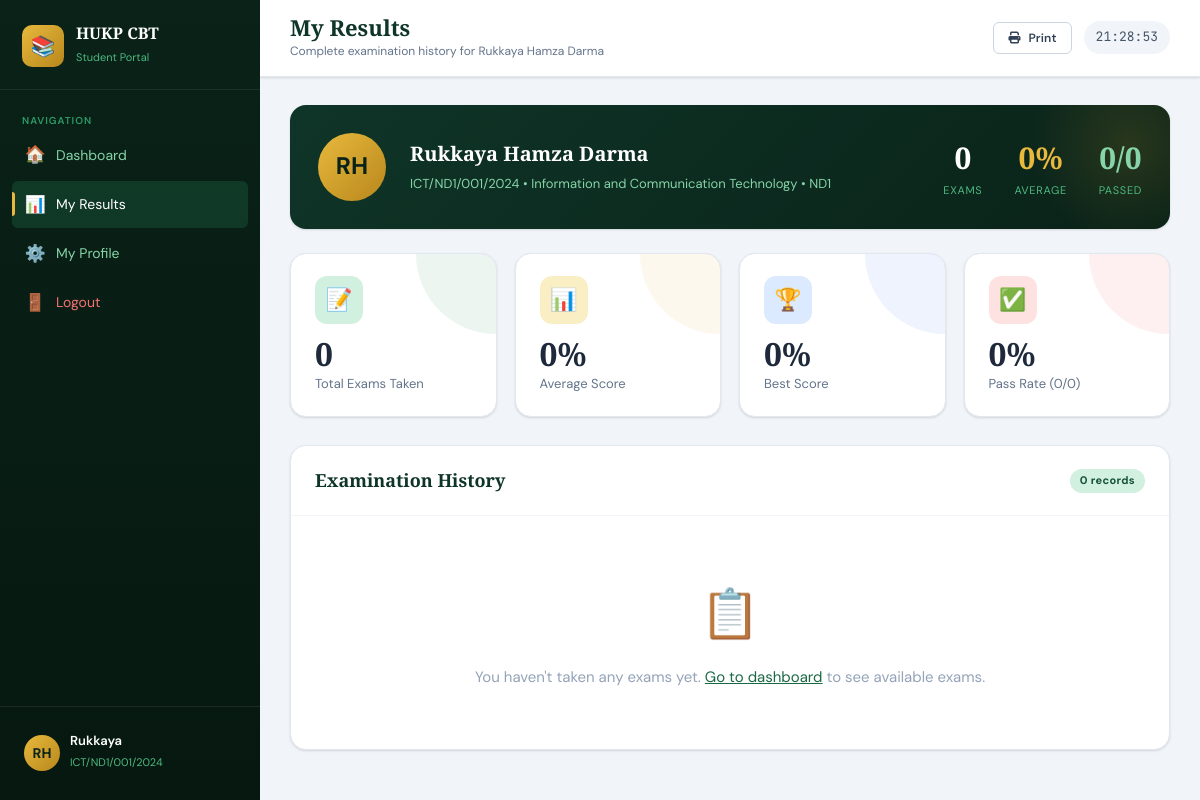
Page /student/my_results.php (signed in) on the committed database.
### tables this page shows
CREATE TABLE students (
    id INT AUTO_INCREMENT PRIMARY KEY,
    reg_number VARCHAR(30) NOT NULL UNIQUE,
    full_name VARCHAR(150) NOT NULL,
    email VARCHAR(150) NOT NULL UNIQUE,
    password VARCHAR(255) NOT NULL,
    department_id INT NOT NULL,
    level ENUM('ND1','ND2','HND1','HND2') DEFAULT 'ND1',
    gender ENUM('Male','Female') DEFAULT 'Male',
    phone VARCHAR(20),
    passport VARCHAR(255) DEFAULT NULL,
    is_active TINYINT(1) DEFAULT 1,
    last_login DATETIME NULL,
    created_at TIMESTAMP DEFAULT CURRENT_TIMESTAMP,
    FOREIGN KEY (department_id) REFERENCES departments(id) ON DELETE CASCADE
);

CREATE TABLE departments (
    id INT AUTO_INCREMENT PRIMARY KEY,
    name VARCHAR(150) NOT NULL,
    code VARCHAR(20) NOT NULL UNIQUE,
    created_at TIMESTAMP DEFAULT CURRENT_TIMESTAMP
);

### includes/config.php (called while the page is built, shortened)
<?php
function sanitize(string $input): string {
    return htmlspecialchars(trim($input), ENT_QUOTES, 'UTF-8');
}

### student/my_results.php (the view, shortened to what this page needs)
<?php
require_once '../includes/config.php';
$db = getDB();
$studentId = $_SESSION['student_id'];
$student   = $db->prepare("SELECT s.*, d.name AS dept_name FROM students s JOIN departments d ON s.department_id=d.id WHERE s.id=?");
$student->execute([$studentId]);
$student = $student->fetch();
$results = $db->prepare("
    SELECT r.*, es.submitted_at, es.started_at,
           e.exam_title, e.duration_minutes, e.pass_score,
           c.course_code, c.course_title
    FROM results r
    JOIN exam_sessions es ON r.session_id = es.id
    JOIN exams e ON r.exam_id = e.id
    JOIN courses c ON e.course_id = c.id
    WHERE r.student_id = ?
    ORDER BY es.submitted_at DESC
");
$results->execute([$studentId]);
$results = $results->fetchAll();
$totalExams  = count($results);
$passed      = count(array_filter($results, fn($r) => $r['status'] === 'pass'));
$avgScore    = $totalExams ? round(array_sum(array_column($results,'percentage')) / $totalExams, 1) : 0;
$bestScore   = $totalExams ? max(array_column($results,'percentage')) : 0;
$initials = strtoupper(implode('', array_map(fn($w)=>$w[0], array_slice(explode(' ', $student['full_name']),0,2))));
?>
<!DOCTYPE html>
<html lang="en">
<head>
<link rel="stylesheet" href="../css/style.css">
<link rel="stylesheet" href="https://cdnjs.cloudflare.com/ajax/libs/font-awesome/6.5.0/css/all.min.css">
</head>
<body>
<div class="dashboard-layout">
<aside class="sidebar">
  <div class="sidebar-header">
    <div class="sidebar-logo">📚</div>
    <div class="sidebar-brand"><h2>HUKP CBT</h2><span>Student Portal</span></div>
  </div>
  <nav class="sidebar-nav">
    <span class="nav-section-label">Navigation</span>
    <a href="dashboard.php" class="nav-item"><span class="nav-icon">🏠</span> Dashboard</a>
    <a href="my_results.php" class="nav-item active"><span class="nav-icon">📊</span> My Results</a>
    <a href="profile.php" class="nav-item"><span class="nav-icon">⚙️</span> My Profile</a>
    <a href="logout.php" class="nav-item" style="color:#f87171"><span class="nav-icon">🚪</span> Logout</a>
  </nav>
  <div class="sidebar-footer">
    <div class="sidebar-user">
      <div class="user-avatar gold"><?= $initials ?></div>
      <div class="user-info">
        <h4><?= sanitize(explode(' ', $student['full_name'])[0]) ?></h4>
        <span><?= sanitize($student['reg_number']) ?></span>
      </div>
    </div>
  </div>
</aside>
<div class="main-content">
  <div class="topbar">
    <div class="topbar-title">
      <h1>My Results</h1>
      <p>Complete examination history for <?= sanitize($student['full_name']) ?></p>
    </div>
    <div class="topbar-actions">
      <button onclick="window.print()" class="btn btn-outline btn-sm"><i class="fas fa-print"></i> Print</button>
      <span class="topbar-time" id="clock">--:--:--</span>
    </div>
  </div>
  <div class="page-content">
    <div class="card mb-6" style="background:linear-gradient(135deg,var(--green-800),var(--green-900));border:none;overflow:hidden;position:relative">
      <div style="position:absolute;top:-60px;right:-60px;width:200px;height:200px;border-radius:50%;background:radial-gradient(circle,rgba(212,160,42,.15) 0%,transparent 70%)"></div>
      <div class="card-body" style="padding:28px;display:flex;align-items:center;gap:24px;position:relative;z-index:1">
        <div class="user-avatar gold" style="width:68px;height:68px;font-size:24px;flex-shrink:0"><?= $initials ?></div>
        <div style="flex:1">
          <h2 style="color:white;font-family:var(--font-display);font-size:20px;margin-bottom:4px"><?= sanitize($student['full_name']) ?></h2>
          <p style="color:var(--green-200);font-size:13px"><?= sanitize($student['reg_number']) ?> • <?= sanitize($student['dept_name']) ?> • <?= $student['level'] ?></p>
        </div>
        <div style="display:flex;gap:32px;text-align:center">
          <div>
            <div style="font-size:30px;font-weight:700;color:white;font-family:var(--font-display)"><?= $totalExams ?></div>
            <div style="font-size:11px;color:var(--green-300);text-transform:uppercase;letter-spacing:.06em">Exams</div>
          </div>
          <div>
            <div style="font-size:30px;font-weight:700;color:var(--gold-300);font-family:var(--font-display)"><?= $avgScore ?>%</div>
            <div style="font-size:11px;color:var(--green-300);text-transform:uppercase;letter-spacing:.06em">Average</div>
          </div>
          <div>
            <div style="font-size:30px;font-weight:700;color:var(--green-200);font-family:var(--font-display)"><?= $passed ?>/<?= $totalExams ?></div>
            <div style="font-size:11px;color:var(--green-300);text-transform:uppercase;letter-spacing:.06em">Passed</div>
          </div>
        </div>
      </div>
    </div>
    <div class="stats-grid" style="grid-template-columns:repeat(4,1fr)">
      <div class="stat-card green">
        <div class="stat-icon green">📝</div>
        <h3><?= $totalExams ?></h3>
        <p>Total Exams Taken</p>
      </div>
      <div class="stat-card gold">
        <div class="stat-icon gold">📊</div>
        <h3><?= $avgScore ?>%</h3>
        <p>Average Score</p>
      </div>
      <div class="stat-card blue">
        <div class="stat-icon blue">🏆</div>
        <h3><?= $bestScore ?>%</h3>
        <p>Best Score</p>
      </div>
      <div class="stat-card <?= $totalExams > 0 && ($passed/$totalExams) >= 0.5 ? 'green' : 'red' ?>">
        <div class="stat-icon <?= $totalExams > 0 && ($passed/$totalExams) >= 0.5 ? 'green' : 'red' ?>">✅</div>
        <h3><?= $totalExams > 0 ? round(($passed/$totalExams)*100) : 0 ?>%</h3>
        <p>Pass Rate (<?= $passed ?>/<?= $totalExams ?>)</p>
      </div>
    </div>
    <div class="card">
      <div class="card-header">
        <h3>Examination History</h3>
        <span class="badge badge-green"><?= $totalExams ?> records</span>
      </div>
      <?php if (empty($results)): ?>
      <div class="empty-state">
        <div class="icon">📋</div>
        <p>You haven't taken any exams yet. <a href="dashboard.php" style="color:var(--green-600)">Go to dashboard</a> to see available exams.</p>
      </div>
      <?php endif; ?>
    </div>
  </div>
</div>
</div>
</body>
</html>

### rows in the picture
students: full_name "RH", full_name "Rukkaya", reg_number "ICT/ND1/001/2024", full_name "Rukkaya Hamza Darma", department.name "Information and Communication Technology", level "ND1"

### other values in the picture
$totalExams "0"
$avgScore "0"
$passed "0"
$bestScore "0"
